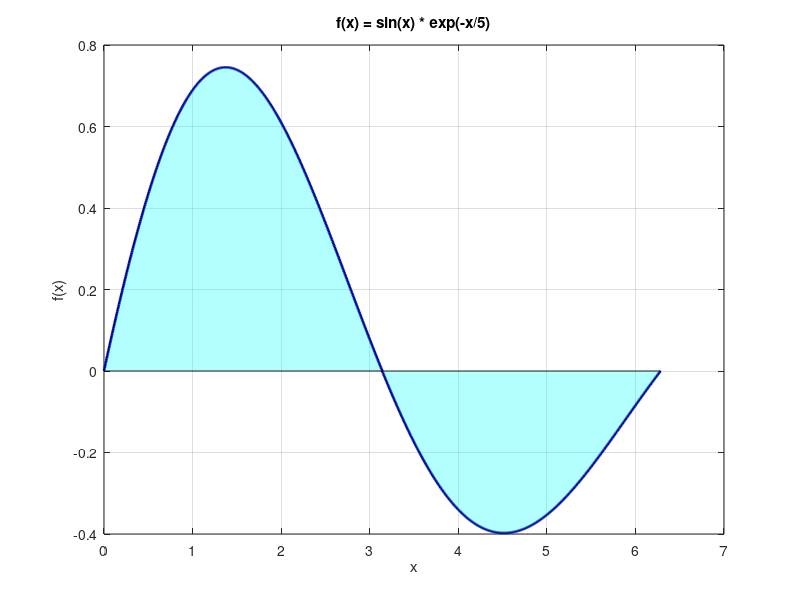

Write the MATLAB code that produced this figure.
%% Numerical Integration in one-dimension
% Example 2: Trigonometric Function
fprintf('=== EXAMPLE 2: Trigonometric Function ===\n');
fprintf('Integrating f(x) = sin(x) * exp(-x/5) from 0 to 2π\n\n');

% Define the function
f2 = @(x) sin(x) .* exp(-x/5);

% Integration limits
x_lower = 0;
x_higher = 2*pi;

% Using integral (most accurate)
result = integral(f2, x_lower, x_higher);
fprintf('Integral Result: %.8f\n\n', result);

%% Compare different numbers of points with trapz
n_values = [10, 50, 100, 500, 1000];
fprintf('Convergence study with Trapezoidal Rule:\n');
for n = n_values
    x2 = linspace(x_lower, x_higher, n);
    y2 = f2(x2);
    result_n = trapz(x2, y2);
    error_n = abs(result_n - result);
    fprintf('n = %4d: %.8f (error: %.2e)\n', n, result_n, error_n);
end

%% Plotting 
figure; 
% subplot(2,2,2);
x = linspace(x_lower, x_higher, 1000);
y = f2(x);
plot(x, y, 'b-', 'LineWidth', 2);
hold on;
% Color the area under graph (integrational value)
area(x, y, 'FaceColor', 'c', 'FaceAlpha', 0.3);
grid on;
xlabel('x');
ylabel('f(x)');
title('f(x) = sin(x) * exp(-x/5)');
hold off;

